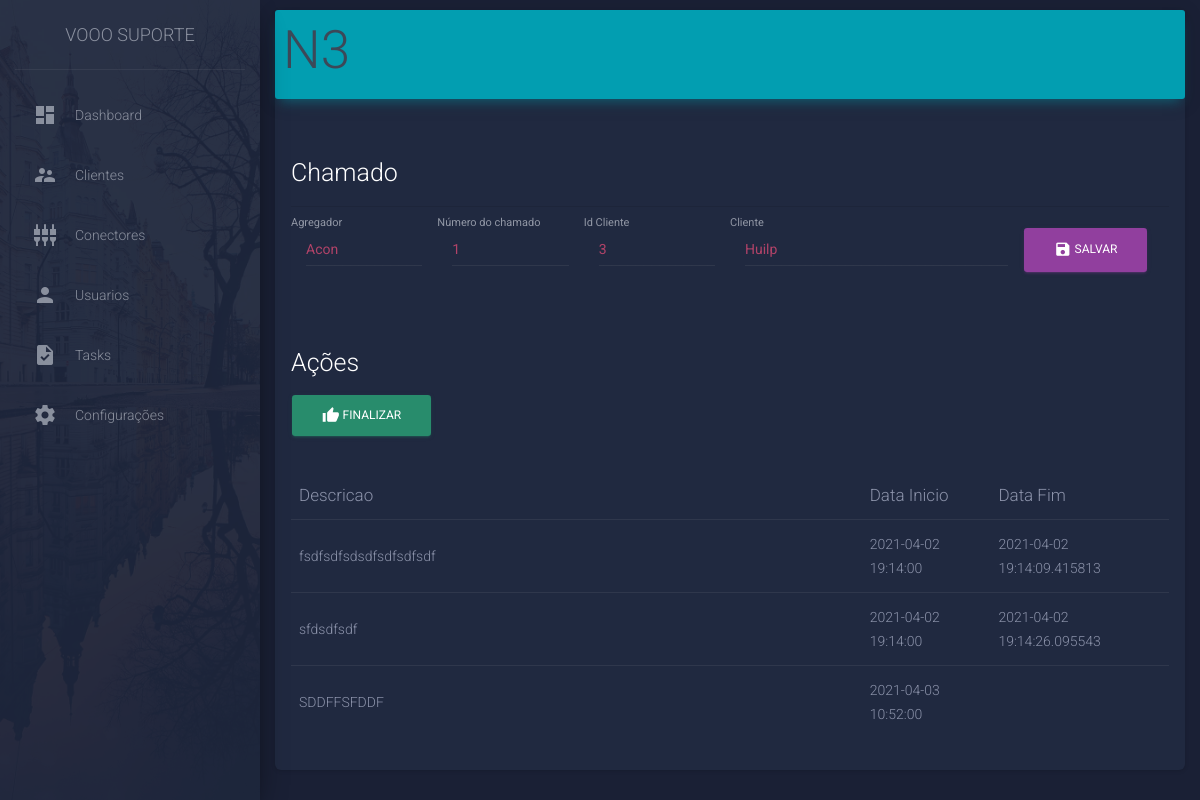
Before: /task/1 with the older database file.
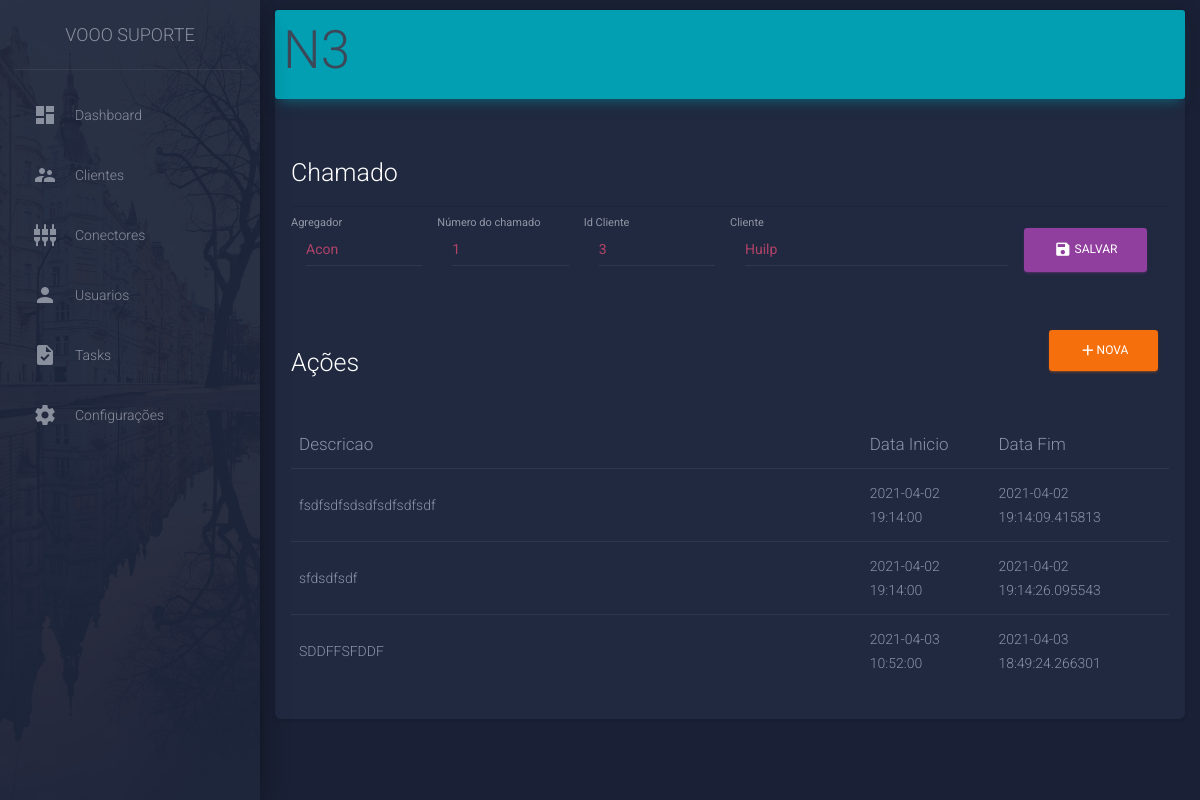
After: the same page with the newer database file.
### model/ModelSqlite.py (models this page shows)
class Action(db.Model):
    __tablename__ = 'action'
    id = Column(INTEGER, primary_key=True)
    description = Column(String, nullable=False, default='')
    init = Column(DATETIME, default=datetime.now())
    finish = Column(DATETIME, nullable=True)
    finished = Column(BOOLEAN, nullable=False, default=False)
    task_id = Column(INTEGER, ForeignKey('task.id'))

### __main__.py (the view)
@app.route('/task/<int:id>')
def task(id: int):
    task = taskDao.load_by_id(id)
    if not task:
        return render_template(locate_html('error'), msg='Tarefa não encontrada')
    is_n3 = task.task_type.name == "N3"
    task.running = any([not action.finished for action in task.actions])
    return render_template(locate_html('task'), task=task, isN3=is_n3)

### __main__.py (called while the page is built)
def locate_html(page: str) -> str:
    return f'pages/{page}.html'

### model/TaskDao.py (called while the page is built)
def load_by_id(id: int):
    return Task.query.filter(Task.id == id).first()

### template/pages/task.html (shortened to what this page needs)
{% extends "layout/layout.html" %}
{% block content %}
<nav class="navbar navbar-light bg-info">
  <p class="h1 title pl-2">{{task.task_type.name}}</p>
</nav>
<div class="p-3">
  {% if isN3 %}
  <div>
    <p class="h3 text-white">Chamado
      <hr>
    </p>
    <form class="row" action="/addOrder/" method="POST">
      <div class="form-group col-2">
        <label for="aggregator" class="bmd-label-floating">Agregador</label>
        <input type="text" class="form-control" id="aggregator" name="aggregator" value="{{task.order.aggregator}}">
      </div>
      <div class="form-group col-2">
        <label for="orderNumber" class="bmd-label-floating">Número do chamado</label>
        <input type="number" class="form-control" id="orderNumber" name="orderNumber" value="{{task.order.number}}">
      </div>
      <div class="form-group col-2">
        <label for="clientId" class="bmd-label-floating">Id Cliente</label>
        <input type="text" class="form-control" id="clientId" name="clientId" value="{{task.order.client_id}}">
      </div>
      <div class="form-group col-4">
        <label for="clientName" class="bmd-label-floating">Cliente</label>
        <input type="text" class="form-control" id="clientName" name="clientName" value="{{task.order.client_name}}">
      </div>
      <button type="submit" class="btn btn-primary"> <i class="material-icons">save</i> Salvar </button>
    </form>
  </div>
  {% endif %}
  <div class="mt-5">
    <div class="row">
      <div class="col-10 h3 text-white">Ações </div>
      <div class="col">
        {% if task.running %}
        <a href="/finalize/{{task.id}}" class="btn btn-success">
          <i class="material-icons">thumb_up</i> Finalizar
        </a>
        {% else %}
        <button type="button" class="btn btn-warning" data-toggle="modal" data-target="#modalNewAction"
          aria-expanded="false" aria-controls="formAction" onclick="setInit()">
          <i class="material-icons">add</i>Nova
        </button>
        {% endif %}
      </div>
    </div>
    <table class="table">
      <thead class=" text-primary">
        <th>Descricao</th>
        <th>Data Inicio</th>
        <th>Data Fim</th>
      </thead>
      <tbody>
        {% for action in task.actions %}
        <tr>
          <td style="width: 65%;">{{ action.description }}</td>
          <td>{{ action.init }}</td>
          <td> {{action.finish if action.finish}} </td>
        </tr>
        {% endfor %}
      </tbody>
  </div>
</div>
{% endblock %}

Changed rows visible on the page:
changed Action "SDDFFSFDDF": finish (not shown) → "2021-04-03 18:49:24.266301"
Other visible differences:
text no longer shown: "FINALIZAR"
text now shown: "NOVA"
